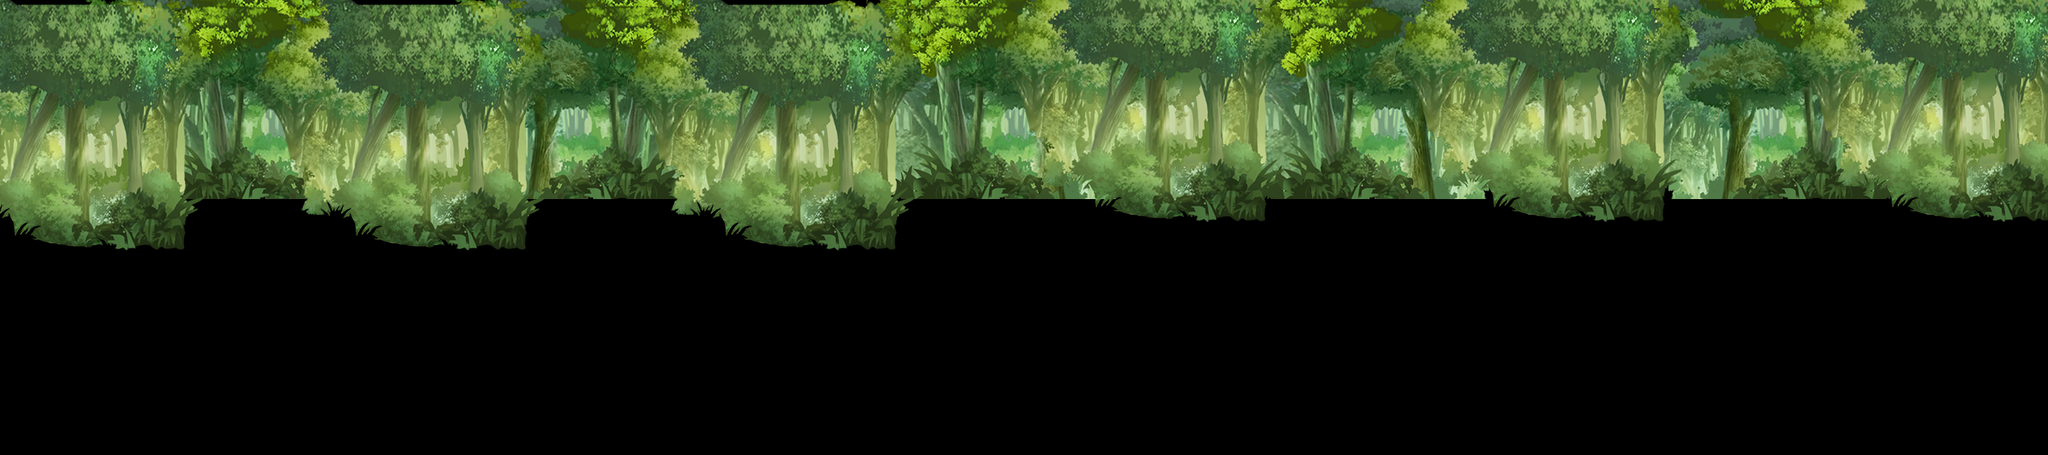

This is a level from a 2D game, rendered from its Tiled map with the project's own tilesets. A one-line summary and the map file follow, with tile-layer data summarised:
An orthogonal 72x16 tile map with 40x40 px tiles, 3 tile layers (senlinhj2, senlinhj3, senlinhj1).

<map version="1.0" orientation="orthogonal" width="72" height="16" tilewidth="40" tileheight="40">
 <tileset firstgid="1" name="senlinhj" tilewidth="40" tileheight="40">
  <image source="senlinhj.png" width="880" height="360" />
 </tileset>
 <layer name="senlinhj2" width="72" height="16">
  <data>[1152 cells, 355 non-empty, 71 distinct tile ids]</data>
 </layer>
 <layer name="senlinhj3" width="72" height="16">
  <data>[1152 cells, 360 non-empty, 72 distinct tile ids]</data>
 </layer>
 <layer name="senlinhj1" width="72" height="16">
  <data>[1152 cells, 470 non-empty, 89 distinct tile ids]</data>
 </layer>
</map>